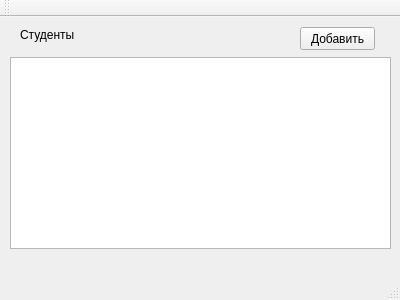
<?xml version="1.0" encoding="UTF-8"?>
<ui version="4.0">
 <class>MainWindow</class>
 <widget class="QMainWindow" name="MainWindow">
  <property name="geometry">
   <rect>
    <x>0</x>
    <y>0</y>
    <width>400</width>
    <height>300</height>
   </rect>
  </property>
  <property name="windowTitle">
   <string>MainWindow</string>
  </property>
  <widget class="QWidget" name="centralWidget">
   <widget class="QPushButton" name="addStudentButton">
    <property name="geometry">
     <rect>
      <x>300</x>
      <y>10</y>
      <width>75</width>
      <height>23</height>
     </rect>
    </property>
    <property name="text">
     <string>Добавить</string>
    </property>
   </widget>
   <widget class="QTableView" name="tableView">
    <property name="geometry">
     <rect>
      <x>10</x>
      <y>40</y>
      <width>381</width>
      <height>192</height>
     </rect>
    </property>
   </widget>
   <widget class="QLabel" name="label">
    <property name="geometry">
     <rect>
      <x>20</x>
      <y>10</y>
      <width>71</width>
      <height>16</height>
     </rect>
    </property>
    <property name="text">
     <string>Студенты</string>
    </property>
   </widget>
  </widget>
  <widget class="QMenuBar" name="menuBar">
   <property name="geometry">
    <rect>
     <x>0</x>
     <y>0</y>
     <width>400</width>
     <height>21</height>
    </rect>
   </property>
  </widget>
  <widget class="QToolBar" name="mainToolBar">
   <attribute name="toolBarArea">
    <enum>TopToolBarArea</enum>
   </attribute>
   <attribute name="toolBarBreak">
    <bool>false</bool>
   </attribute>
  </widget>
  <widget class="QStatusBar" name="statusBar"/>
 </widget>
 <layoutdefault spacing="6" margin="11"/>
 <resources/>
 <connections/>
</ui>
